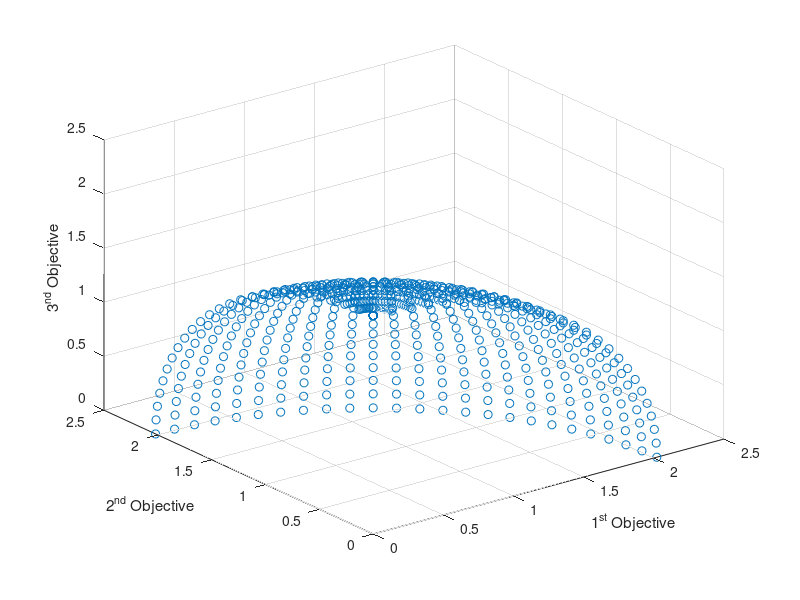

Reproduce this figure in MATLAB.
load('MMF15.mat');

scatter3(PF(:, 1), PF(:, 2),PF(:,3),'k.');

xlabel('1^{st} Objective');
ylabel('2^{nd} Objective');
zlabel('3^{nd} Objective');